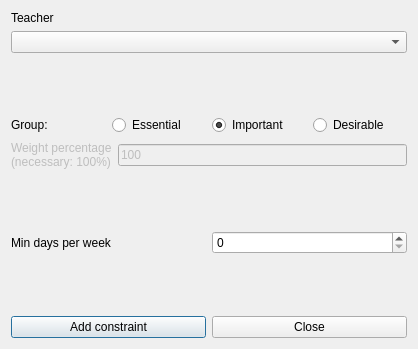
<?xml version="1.0" encoding="UTF-8"?>
<ui version="4.0">
 <class>AddConstraintTeacherMinDaysPerWeekForm_template</class>
 <widget class="QDialog" name="AddConstraintTeacherMinDaysPerWeekForm_template">
  <property name="geometry">
   <rect>
    <x>0</x>
    <y>0</y>
    <width>418</width>
    <height>349</height>
   </rect>
  </property>
  <property name="windowTitle">
   <string extracomment="This is the title of the dialog to add a new constraint of this type">Add teacher min days per week</string>
  </property>
  <layout class="QVBoxLayout" name="verticalLayout_2">
   <item>
    <layout class="QVBoxLayout" name="verticalLayout">
     <item>
      <widget class="QLabel" name="teacherTextLabel">
       <property name="frameShape">
        <enum>QFrame::NoFrame</enum>
       </property>
       <property name="frameShadow">
        <enum>QFrame::Plain</enum>
       </property>
       <property name="text">
        <string>Teacher</string>
       </property>
       <property name="wordWrap">
        <bool>false</bool>
       </property>
      </widget>
     </item>
     <item>
      <widget class="QComboBox" name="teachersComboBox">
       <property name="editable">
        <bool>false</bool>
       </property>
       <property name="insertPolicy">
        <enum>QComboBox::NoInsert</enum>
       </property>
       <property name="autoCompletion">
        <bool>false</bool>
       </property>
       <property name="duplicatesEnabled">
        <bool>false</bool>
       </property>
      </widget>
     </item>
    </layout>
   </item>
   <item>
    <spacer name="verticalSpacer">
     <property name="orientation">
      <enum>Qt::Vertical</enum>
     </property>
     <property name="sizeHint" stdset="0">
      <size>
       <width>20</width>
       <height>35</height>
      </size>
     </property>
    </spacer>
   </item>
   <item>
    <layout class="QHBoxLayout" name="horizontalLayout_4">
     <item>
      <widget class="QLabel" name="groupTextLabel">
       <property name="text">
        <string>Group:</string>
       </property>
      </widget>
     </item>
     <item>
      <widget class="QRadioButton" name="essentialRadioButton">
       <property name="text">
        <string>Essential</string>
       </property>
      </widget>
     </item>
     <item>
      <widget class="QRadioButton" name="importantRadioButton">
       <property name="text">
        <string>Important</string>
       </property>
       <property name="checked">
        <bool>true</bool>
       </property>
      </widget>
     </item>
     <item>
      <widget class="QRadioButton" name="desirableRadioButton">
       <property name="text">
        <string>Desirable</string>
       </property>
      </widget>
     </item>
    </layout>
   </item>
   <item>
    <layout class="QHBoxLayout" name="horizontalLayout_2">
     <item>
      <widget class="QLabel" name="weightTextLabel">
       <property name="enabled">
        <bool>false</bool>
       </property>
       <property name="frameShape">
        <enum>QFrame::NoFrame</enum>
       </property>
       <property name="frameShadow">
        <enum>QFrame::Plain</enum>
       </property>
       <property name="text">
        <string>Weight percentage
(necessary: 100%)</string>
       </property>
       <property name="wordWrap">
        <bool>false</bool>
       </property>
      </widget>
     </item>
     <item>
      <widget class="QLineEdit" name="weightLineEdit">
       <property name="enabled">
        <bool>false</bool>
       </property>
       <property name="text">
        <string notr="true">100</string>
       </property>
      </widget>
     </item>
    </layout>
   </item>
   <item>
    <spacer name="verticalSpacer_2">
     <property name="orientation">
      <enum>Qt::Vertical</enum>
     </property>
     <property name="sizeHint" stdset="0">
      <size>
       <width>20</width>
       <height>35</height>
      </size>
     </property>
    </spacer>
   </item>
   <item>
    <layout class="QHBoxLayout" name="horizontalLayout_3">
     <item>
      <widget class="QLabel" name="minDaysTextLabel">
       <property name="frameShape">
        <enum>QFrame::NoFrame</enum>
       </property>
       <property name="frameShadow">
        <enum>QFrame::Plain</enum>
       </property>
       <property name="text">
        <string>Min days per week</string>
       </property>
       <property name="wordWrap">
        <bool>false</bool>
       </property>
      </widget>
     </item>
     <item>
      <widget class="QSpinBox" name="minDaysSpinBox"/>
     </item>
    </layout>
   </item>
   <item>
    <spacer name="verticalSpacer_3">
     <property name="orientation">
      <enum>Qt::Vertical</enum>
     </property>
     <property name="sizeHint" stdset="0">
      <size>
       <width>20</width>
       <height>35</height>
      </size>
     </property>
    </spacer>
   </item>
   <item>
    <layout class="QHBoxLayout" name="horizontalLayout">
     <item>
      <widget class="QPushButton" name="addConstraintPushButton">
       <property name="text">
        <string>Add constraint</string>
       </property>
      </widget>
     </item>
     <item>
      <widget class="QPushButton" name="closePushButton">
       <property name="text">
        <string>Close</string>
       </property>
      </widget>
     </item>
    </layout>
   </item>
  </layout>
 </widget>
 <layoutdefault spacing="6" margin="11"/>
 <resources/>
 <connections/>
</ui>
